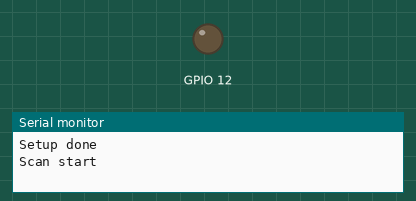
Simulated run of this sketch. Board: ESP8266 (NodeMCU). On the bench: output pins drawn as LEDs (lit = HIGH), the last lines printed to the serial monitor. A WiFi scan finds three made-up networks.

Above: at 1.3 s.
At 45.7 s:
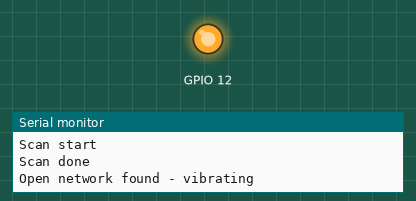
Timing chart, 0 to 50.4 s (numbered marks = the images above):
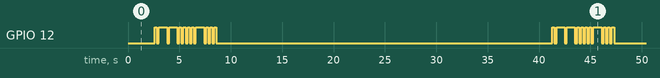

The sketch:

vibration.ino
```cpp
#include "ESP8266WiFi.h"

void setup() {
  Serial.begin(115200);

  pinMode(12, OUTPUT);

  digitalWrite(12, LOW);

  WiFi.mode(WIFI_STA);
  WiFi.disconnect();

  delay(100);

  Serial.println("Setup done");
}

void loop() {
  Serial.println("Scan start");

  bool foundOpen = false;
  int networks   = WiFi.scanNetworks();

  Serial.println("Scan done");

  if (networks != 0) {
    for (int i = 0; i < networks; ++i) {
      if ( WiFi.encryptionType(i) == ENC_TYPE_NONE ) {
        foundOpen = true;
      }
    }
  }

  if (foundOpen) {
    Serial.println("Open network found - vibrating");
    doVibration();
  }

  delay(1000 * 30);

  //ESP.deepSleep(30000000, WAKE_RF_DEFAULT);
}

void doVibration() {
  // .-- .. ..-. ..
  int delays[]   = {200, 800, 800, 200, 200, 200, 200, 800, 200, 200, 200};
  int delayCount = 11;

  delay(500);
  for (int thisDelay = 0; thisDelay < delayCount; thisDelay++) {
    digitalWrite(12, HIGH);
    delay( delays[thisDelay] );
    digitalWrite(12, LOW);
    delay(200);
  }
}
```

Measured:
- by itself, GPIO 12: moves between LOW and HIGH, repeating every 38.7 s
- by itself, everything shown: repeats every 38.7 s, in 22 steps
